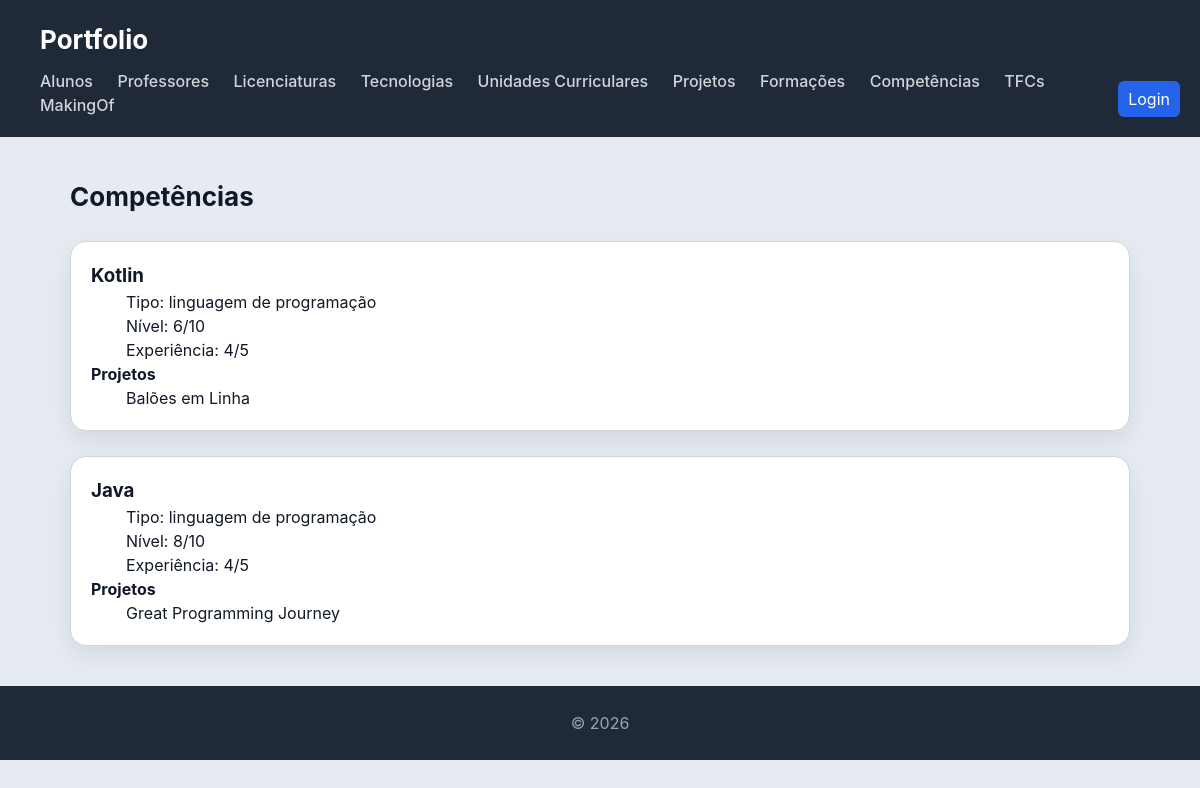
The page /portfolio/competencia/ on the database as committed earlier.
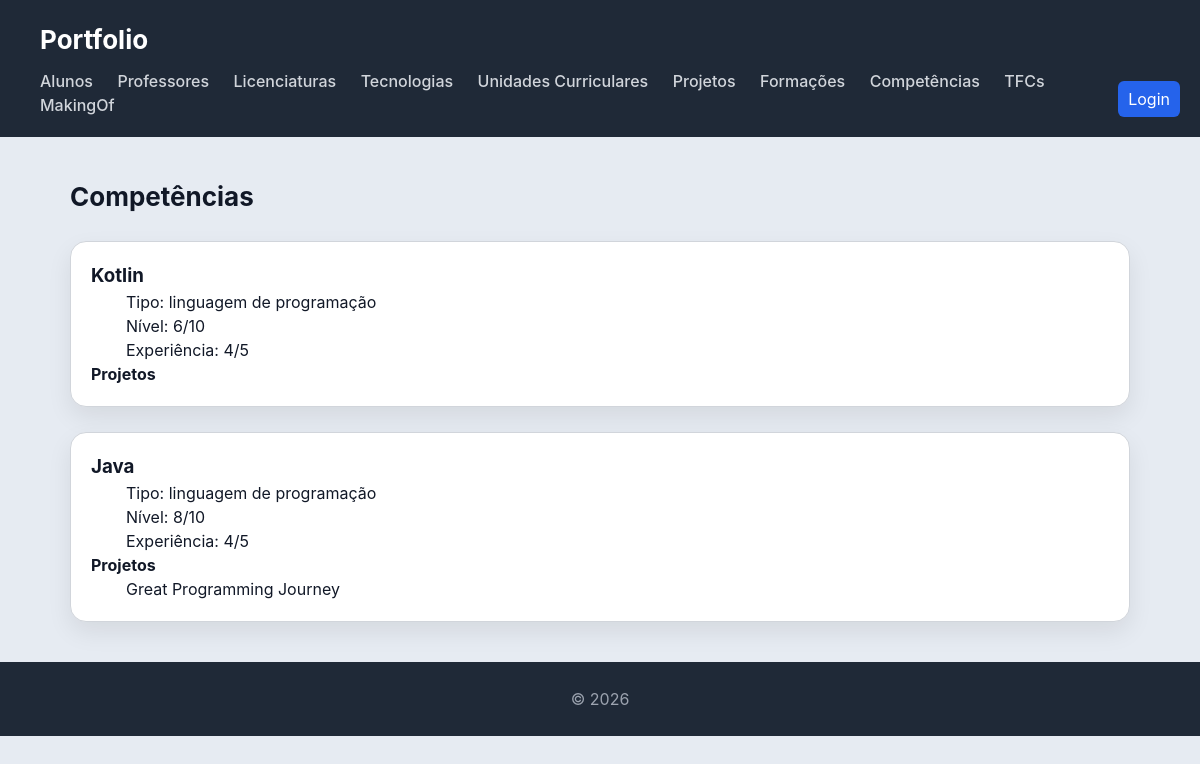
The same page on the database as committed later.
### portfolio/models.py (models this page shows, shortened)
class Competencia(models.Model):
    nome = models.CharField(max_length=100)
    tipo = models.CharField(max_length=100)
    nivel = models.IntegerField(
        validators=[MinValueValidator(0), MaxValueValidator(10)]
    )
    experiencia = models.IntegerField(
        validators=[MinValueValidator(0), MaxValueValidator(5)]
    )
    projetos = models.ManyToManyField(Projeto)

class Projeto(models.Model):
    titulo = models.CharField(max_length=100)
    descricao = models.CharField(max_length=200)
    data_de_realizacao = models.DateField()
    tecnologias = models.ManyToManyField(Tecnologia)
    link = models.URLField()

### portfolio/views.py (the view)
# urls.py: path('competencia/', views.competencia_view, name='competencia'),
def competencia_view(request):
    competencias = (
        Competencia.objects
        .prefetch_related('projetos')
        .all()
    )
    is_gestor = request.user.is_authenticated and request.user.groups.filter(name='gestor-portfolio').exists()
    return render(request, 'portfolio/competencia.html', {'competencias': competencias, 'is_gestor': is_gestor})

### portfolio/templates/portfolio/competencia.html (shortened to what this page needs)
{% extends "portfolio/base.html" %}
{% block content %}
<h2>Competências</h2>
<section>
    {% for comp in competencias %}
    <article>
        <h3>{{ comp.nome }}</h3>
        <p>Tipo: {{ comp.tipo }}</p>
        <p>Nível: {{ comp.nivel }}/10</p>
        <p>Experiência: {{ comp.experiencia }}/5</p>
        <h4>Projetos</h4>
        <ul>
            {% for proj in comp.projetos.all %}
                <li>{{ proj.titulo }}</li>
            {% endfor %}
        </ul>
    </article>
    {% endfor %}
</section>
{% endblock %}

Rows that differ between the two databases and show on the page:
removed Projeto: titulo "Balões em Linha", shown under Competencia "Kotlin"
